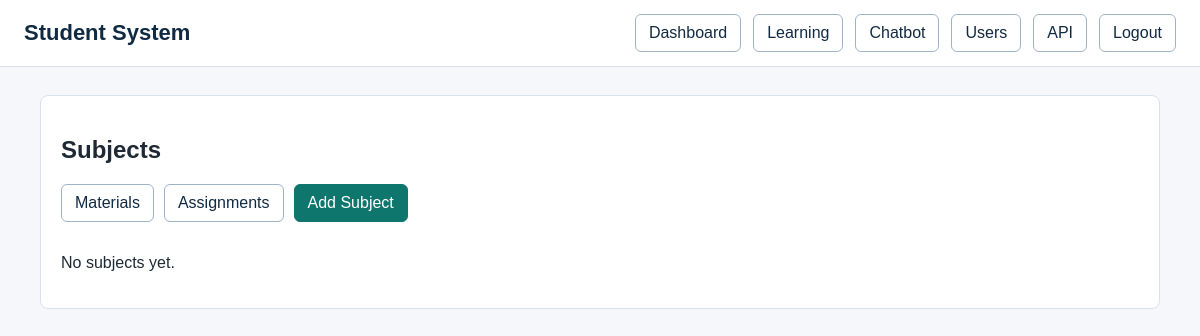
Before: /learning/ (signed in) with the older database file.
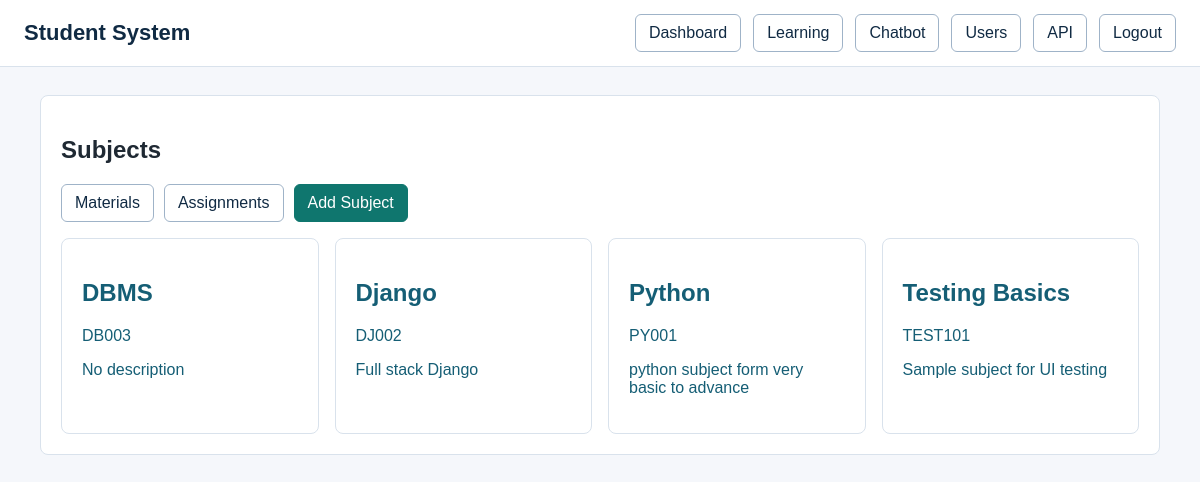
After: the same page with the newer database file.
### learning/models.py (models this page shows, shortened)
class Subject(models.Model):
    name = models.CharField(max_length=100)
    code = models.CharField(max_length=20, unique=True)
    description = models.TextField(blank=True, null=True)
    created_at = models.DateTimeField(auto_now_add=True)
    created_by = models.ForeignKey(
        settings.AUTH_USER_MODEL, on_delete=models.SET_NULL,
        null=True, related_name="subjects_created")

### learning/views.py (the view)
# urls.py: path('', views.subject_list, name='subject_list'),
@login_required
def subject_list(request):
    subjects = Subject.objects.all().order_by('name')
    return render(request, 'learning/subject_list.html', {'subjects': subjects})

### accounts/models.py (called while the page is built)
    def is_admin_role(self):
        return self.role in [self.Roles.ADMIN, self.Roles.SUPER_ADMIN] or self.is_superuser

### templates/learning/subject_list.html (shortened to what this page needs)
{% extends 'includes/base.html' %}
{% block content %}
<section class="panel">
    <h1>Subjects</h1>
    <div class="actions">
        <a class="button" href="{% url 'learning:material_list' %}">Materials</a>
        <a class="button" href="{% url 'learning:assignment_list' %}">Assignments</a>
        {% if user.is_admin_role %}
            <a class="button primary" href="{% url 'learning:subject_create' %}">Add Subject</a>
        {% endif %}
    </div>
    <div class="grid">
        {% for subject in subjects %}
            <a class="card" href="{% url 'learning:subject_detail' subject.pk %}">
                <h2>{{ subject.name }}</h2>
                <p>{{ subject.code }}</p>
                <p>{{ subject.description|default:'No description' }}</p>
            </a>
        {% empty %}
            <p>No subjects yet.</p>
        {% endfor %}
    </div>
</section>
{% endblock %}

Changed rows visible on the page:
added Subject: name "DBMS", code "DB003", description "No description"
added Subject: name "Django", code "DJ002", description "Full stack Django"
added Subject: name "Python", code "PY001", description "python subject form very basic to advance"
added Subject: name "Testing Basics", code "TEST101", description "Sample subject for UI testing"
Other visible differences:
text no longer shown: "No subjects yet."
